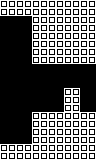

This game map was drawn from its Tiled (.tmx) file and the tilesets committed beside it. A one-line description and the trimmed map source follow:
An orthogonal 12x20 tile map with 8x8 px tiles, 1 tile layer (main).

<map version="1.0" orientation="orthogonal" renderorder="right-down" width="12" height="20" tilewidth="8" tileheight="8" nextobjectid="1">
 <properties>
  <property name="type" value="rightWall" />
 </properties>
 <tileset firstgid="1" name="tiles" tilewidth="8" tileheight="8" tilecount="24" columns="6">
  <image source="../../../images/tiles.png" width="48" height="32" />
 </tileset>
 <layer name="main" width="12" height="20">
  <data>[240 cells, 134 non-empty, 1 distinct tile ids]</data>
 </layer>
 <objectgroup name="objects" />
</map>
